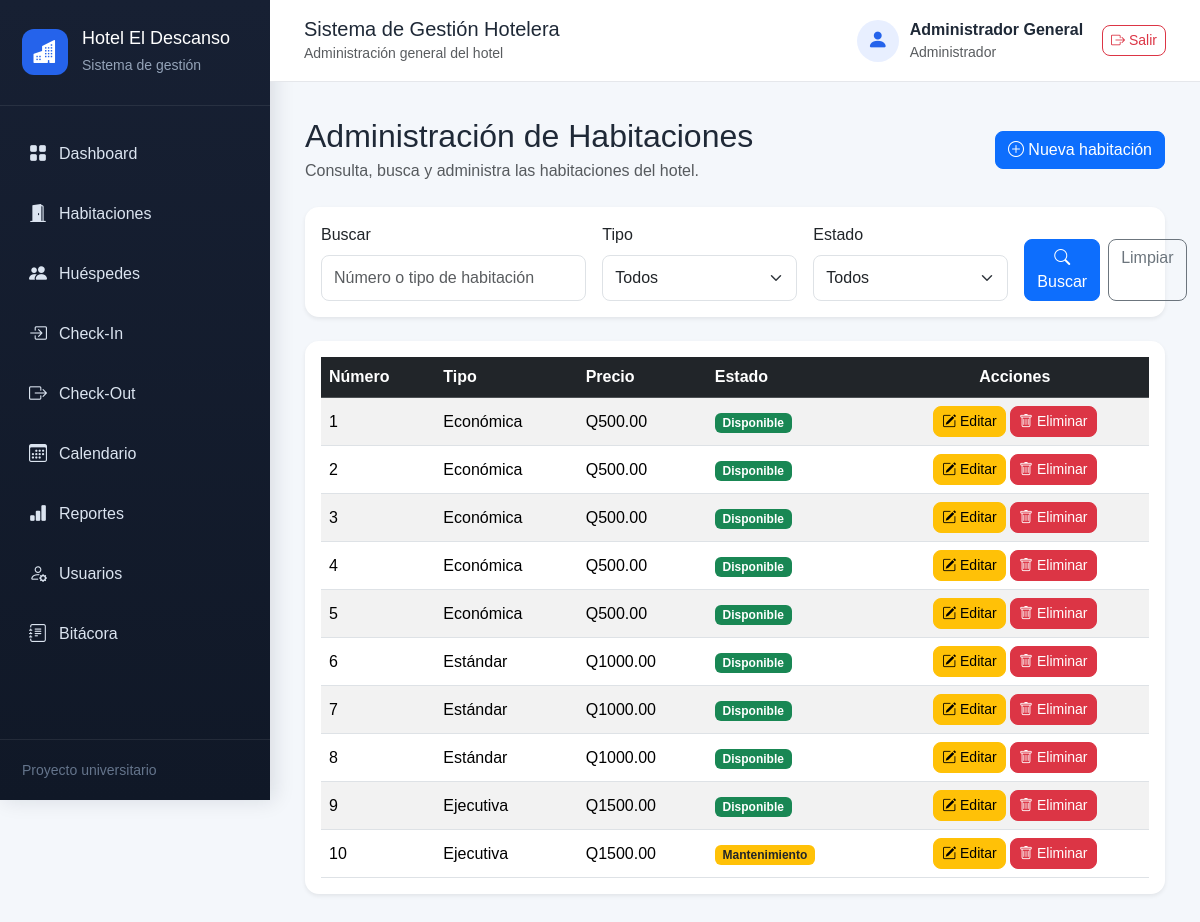
The app's page /habitaciones (signed in), older data.
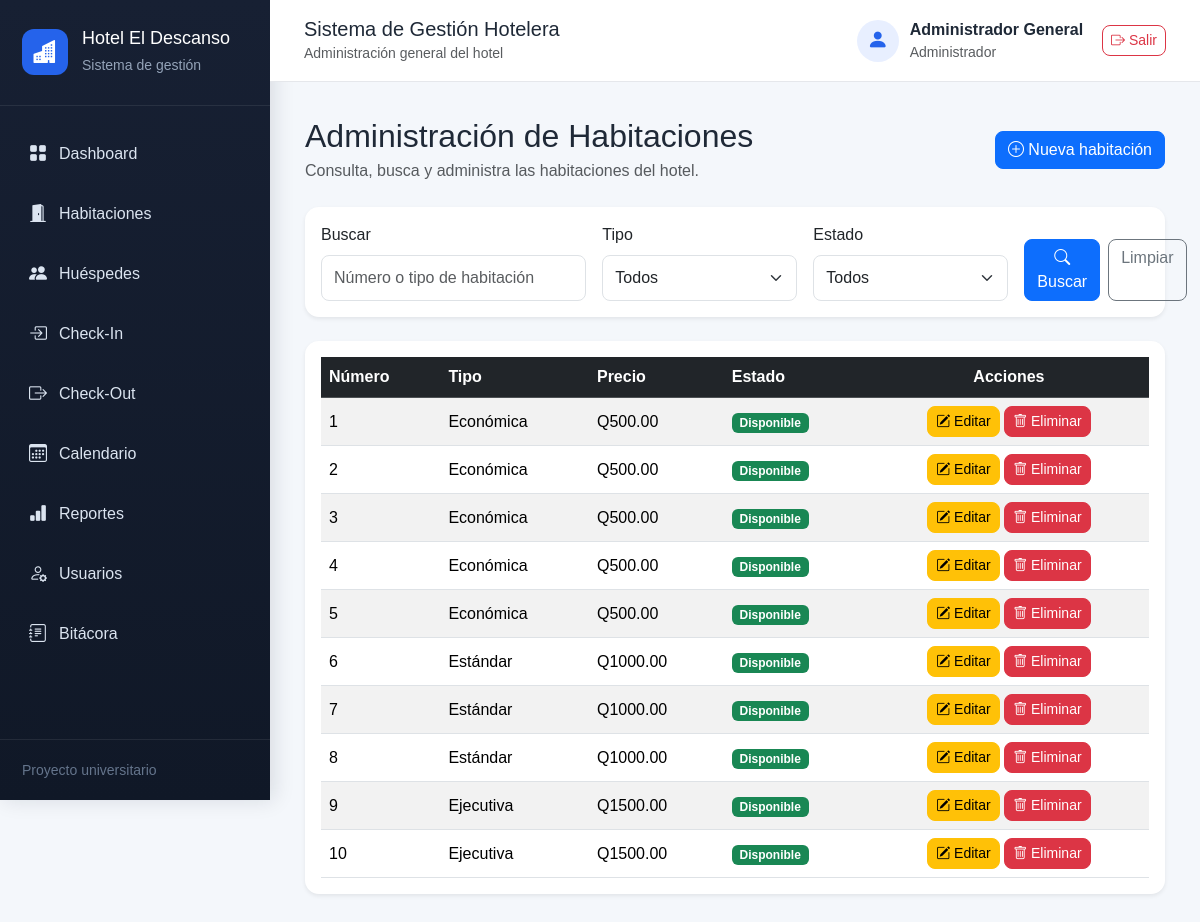
The same page, newer data.
### models.py (models this page shows, shortened)
class Habitacion(db.Model):
    __tablename__ = "habitaciones"
    id = db.Column(
        db.Integer,
        primary_key=True
    )
    numero = db.Column(
        db.Integer,
        unique=True,
        nullable=False
    )
    tipo = db.Column(
        db.String(20),
        nullable=False
    )
    precio = db.Column(
        db.Float,
        nullable=False
    )
    estado = db.Column(
        db.String(20),
        nullable=False,
        default="Disponible"
    )
    reservas = db.relationship(
        "Reserva",
        backref="habitacion",
        lazy=True
    )

### routes/habitaciones.py (the view, shortened to what this page needs)
@habitaciones_bp.route("/habitaciones")
def listar_habitaciones():
    busqueda = request.args.get(
        "buscar",
        ""
    ).strip()
    tipo = request.args.get(
        "tipo",
        ""
    ).strip()
    estado = request.args.get(
        "estado",
        ""
    ).strip()
    consulta = Habitacion.query
    if tipo:
        consulta = consulta.filter(
            Habitacion.tipo == tipo
        )
    if estado:
        consulta = consulta.filter(
            Habitacion.estado == estado
        )
    habitaciones = consulta.order_by(
        Habitacion.numero
    ).all()
    return render_template(
        "habitaciones.html",
        habitaciones=habitaciones,
        busqueda=busqueda,
        tipo_seleccionado=tipo,
        estado_seleccionado=estado
    )

### app.py (called while the page is built)
@app.before_request
def proteger_sistema():
    rutas_publicas = {
        "auth.login",
        "static"
    }
    if request.endpoint is None:
        return None
    if request.endpoint in rutas_publicas:
        return None
    if "usuario_id" not in session:
        return redirect(
            url_for("auth.login")
        )
    return None

### templates/habitaciones.html (shortened to what the changed rows need)
{% extends "base.html" %}
{% block contenido %}
<div class="d-flex justify-content-between align-items-center mb-4">
    <div>
        <h2 class="mb-1">
            Administración de Habitaciones
        </h2>
    </div>
</div>
<div class="card shadow-sm">
    <div class="card-body">
        <div class="table-responsive">
            <table class="table table-striped table-hover align-middle mb-0">
                <thead class="table-dark">
                    <tr>
                        <th>Número</th>
                        <th>Tipo</th>
                        <th>Precio</th>
                        <th>Estado</th>
                        <th class="text-center">
                            Acciones
                        </th>
                    </tr>
                </thead>
                <tbody>
                    {% for habitacion in habitaciones %}
                        <tr>
                            <td>
                                {{ habitacion.numero }}
                            </td>
                            <td>
                                {{ habitacion.tipo }}
                            </td>
                            <td>
                                Q{{ "%.2f"|format(habitacion.precio) }}
                            </td>
                            <td>
                                {% if habitacion.estado == "Disponible" %}
                                    <span class="badge bg-success">
                                        Disponible
                                    </span>
                                {% elif habitacion.estado == "Ocupada" %}
                                    <span class="badge bg-danger">
                                        Ocupada
                                    </span>
                                {% else %}
                                    <span class="badge bg-warning text-dark">
                                        Mantenimiento
                                    </span>
                                {% endif %}
                            </td>
                            <td class="text-center">
                                <a
                                    href="{{ url_for(
                                        'habitaciones.editar_habitacion',
                                        id=habitacion.id
                                    ) }}"
                                    class="btn btn-warning btn-sm"
                                >
                                    <i class="bi bi-pencil-square"></i>
                                    Editar
                                </a>
                                <form
                                    action="{{ url_for(
                                        'habitaciones.eliminar_habitacion',
                                        id=habitacion.id
                                    ) }}"
                                    method="POST"
                                    class="d-inline"
                                    onsubmit="return confirm(
                                        '¿Deseas eliminar esta habitación?'
                                    );"
                                >
                                    <button
                                        type="submit"
                                        class="btn btn-danger btn-sm"
                                    >
                                        <i class="bi bi-trash"></i>
                                        Eliminar
                                    </button>
                                </form>
                            </td>
                        </tr>
                    {% endfor %}
                </tbody>
            </table>
        </div>
    </div>
</div>
{% endblock %}

Row changes from the older to the newer data that the page shows:
changed Habitacion (number 10 of 10 on the later page): estado "Mantenimiento" → "Disponible"
